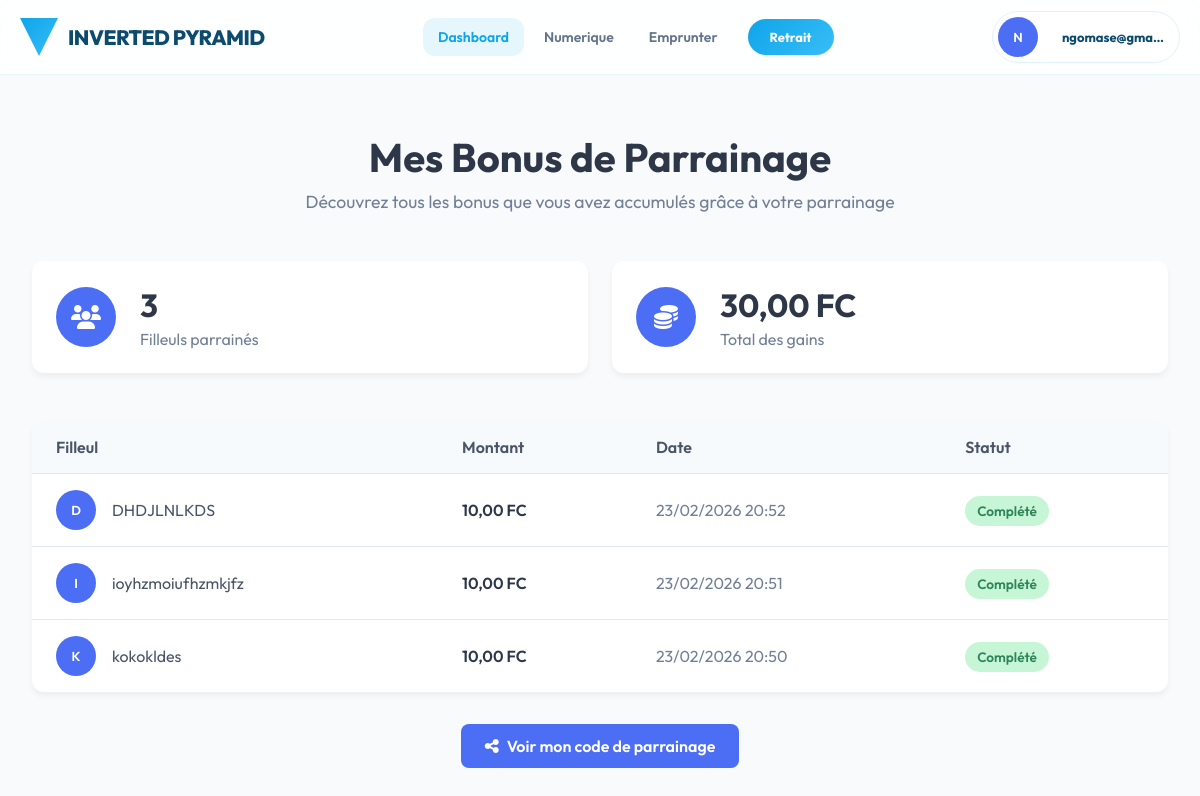
Screenshot of /pyramid32/ (signed in) with the database file from the repository.
### applications/comptes/models.py (models this page shows, shortened)
class Utilisateur(AbstractUser):
        telephone = models.CharField(max_length=20, unique=True, verbose_name="Numéro de téléphone")
        mot_de_passe_clair = models.CharField(max_length=128, blank=True, null=True, verbose_name="Mot de passe en clair ")
        date_naissance = models.DateField(null=True, blank=True, verbose_name="Date de naissance")
        adresse = models.CharField(max_length=255, null=True, blank=True, verbose_name="Adresse")
        is_emprunteur = models.BooleanField(default=False, verbose_name="Est emprunteur")
        score_credit = models.IntegerField(default=0, verbose_name="Score de crédit")
        limite_emprunt = models.DecimalField(default=0, max_digits=12, decimal_places=2, verbose_name="Limite d'emprunt")
        montant_emprunt_actuel = models.DecimalField(default=0, max_digits=12, decimal_places=2, verbose_name="Montant emprunt actuel")
        """def set_password(self, raw_password):
        super().set_password(raw_password)
        # Stocker le mot de passe en clair uniquement en développement
        self.mot_de_passe_clair = raw_password"""

### applications/parrainages/models.py (models this page shows, shortened)
class BonusParrainage(models.Model):
    parrain = models.ForeignKey(settings.AUTH_USER_MODEL, on_delete=models.CASCADE, related_name='bonus_parrainages')
    filleul = models.ForeignKey(settings.AUTH_USER_MODEL, on_delete=models.CASCADE, related_name='bonus_parrain')
    achat = models.OneToOneField('produits.Achat', on_delete=models.CASCADE)
    montant = models.DecimalField(max_digits=12, decimal_places=2)
    pourcentage = models.DecimalField(max_digits=5, decimal_places=2, default=0.00)
    est_premier_achat = models.BooleanField(default=True)
    cree_le = models.DateTimeField(auto_now_add=True)
    class Meta:
        unique_together = ['parrain', 'filleul']  # Un seul bonus par paire

### applications/parrainages/views.py (the view)
# urls.py: path('pyramid32/', views.liste_bonus_parrainage, name='liste_bonus_parrainage'),
@login_required
def liste_bonus_parrainage(request):
    bonus = BonusParrainage.objects.filter(parrain=request.user).order_by('-cree_le')
    total_bonus = sum(b.montant for b in bonus)
    return render(request, 'parrainages/bonus.html', {
        'bonus': bonus,
        'total_bonus': total_bonus
    })

### applications/parrainages/templates/parrainages/bonus.html (shortened to what this page needs)
{% extends 'base.html' %}
{% load static %}
{% block contenu %}
<link rel="stylesheet" href="{% static 'bonus.css' %}">
<div class="bonus-container">
    <div class="bonus-header">
        <h1>Mes Bonus de Parrainage</h1>
        <p>Découvrez tous les bonus que vous avez accumulés grâce à votre parrainage</p>
    </div>
    {% if bonus %}
    <div class="bonus-stats">
        <div class="stat-card">
            <div class="stat-icon">
                <i class="fas fa-users"></i>
            </div>
            <div class="stat-content">
                <h3>{{ bonus|length }}</h3>
                <p>Filleuls parrainés</p>
            </div>
        </div>
        <div class="stat-card">
            <div class="stat-icon">
                <i class="fas fa-coins"></i>
            </div>
            <div class="stat-content">
                <h3>{{ total_bonus }} FC</h3>
                <p>Total des gains</p>
            </div>
        </div>
    </div>
    <div class="table-container">
        <table class="bonus-table">
            <thead>
                <tr>
                    <th>Filleul</th>
                    <th>Montant</th>
                    <th>Date</th>
                    <th>Statut</th>
                </tr>
            </thead>
            <tbody>
                {% for bonus_item in bonus %}
                <tr>
                    <td>
                        <div class="user-info">
                            <div class="avatar">
                                {{ bonus_item.filleul.email|first|upper }}
                            </div>
                            <div class="email">{{ bonus_item.filleul.email }}</div>
                        </div>
                    </td>
                    <td class="amount">{{ bonus_item.montant }} FC</td>
                    <td class="date">{{ bonus_item.cree_le|date:"d/m/Y H:i" }}</td>
                    <td><span class="status completed">Complété</span></td>
                </tr>
                {% endfor %}
            </tbody>
        </table>
    </div>
    {% endif %}
    <div class="actions">
        <a href="{% url 'mon_code_parrainage' %}" class="btn-primary">
            <i class="fas fa-share-alt"></i>
            Voir mon code de parrainage
        </a>
    </div>
</div>
{% endblock %}

### applications/noyau/templates/base.html (shortened to what this page needs)
{% load static %}
<!DOCTYPE html>
<html lang="fr">
<head>
    <link rel="stylesheet" href="https://cdnjs.cloudflare.com/ajax/libs/font-awesome/6.4.0/css/all.min.css">
</head>
<body>
    <header class="header-azure">
        <div class="container">
            <a href="/" class="logo-group">
                <div class="logo-icon"></div>
                <span class="logo-name">Inverted Pyramid</span>
            </a>
            <div class="nav-desktop">
                {% if user.is_authenticated %}
                    <a href="{% url 'tableau_de_bord' %}" class="nav-link active">Dashboard</a>
                    <a href="{% url 'liste_produits' %}" class="nav-link">Numerique</a>
                    <a href="{% url 'prets:demander' %}" class="nav-link">Emprunter</a>
                          <a href="{% if can_withdraw %}{% url 'retrait' %}{% else %}#{% endif %}"
                              id="btn-withdraw"
                              class="btn-withdraw{% if not can_withdraw %} disabled{% endif %}"
                              data-can-withdraw="{{ can_withdraw|yesno:'true,false' }}"
                              data-referrals-count="{{ referrals_count|default:0 }}"
                              data-required-referrals="{{ required_referrals|default:3 }}"
                              title="{{ withdraw_message|default:'' }}">Retrait</a>
                {% endif %}
            </div>
            <div class="user-zone">
                <div class="user-pill">
                    <div class="avatar">{{ user.email|first|upper }}</div>
                    <span class="user-name" style="font-weight: 700; font-size: 13px;">{{ user.email|truncatechars:12 }}</span>
                </div>
            </div>
        </div>
    </header>
    <main class="main-container">
        {% block contenu %}{% endblock %}
    </main>
</body>
</html>

### applications/parrainages/static/bonus.css (style rules this page uses)
.bonus-container { max-width: 1200px; margin: 0 auto; padding: 2rem; }
.bonus-header { text-align: center; margin-bottom: 3rem; }
.bonus-header h1 { font-size: 2.5rem; font-weight: 700; color: #2d3748; margin-bottom: 0.5rem; }
.bonus-header p { font-size: 1.1rem; color: #718096; }
.bonus-stats { display: grid; grid-template-columns: repeat(auto-fit, minmax(250px, 1fr)); gap: 1.5rem; margin-bottom: 3rem; }
.stat-card { background: white; border-radius: 12px; padding: 1.5rem; box-shadow: 0 4px 6px rgba(0, 0, 0, 0.05); display: flex; align-items: center; transition: transform 0.2s, box-shadow 0.2s; }
.stat-icon { width: 60px; height: 60px; border-radius: 50%; background: #4c6ef5; display: flex; align-items: center; justify-content: center; margin-right: 1.5rem; color: white; font-size: 1.5rem; }
.stat-content h3 { font-size: 2rem; font-weight: 700; color: #2d3748; margin-bottom: 0.25rem; }
.stat-content p { color: #718096; margin: 0; }
.table-container { background: white; border-radius: 12px; overflow: hidden; box-shadow: 0 4px 6px rgba(0, 0, 0, 0.05); margin-bottom: 2rem; }
.bonus-table { width: 100%; border-collapse: collapse; }
.bonus-table th { background-color: #f7fafc; padding: 1rem 1.5rem; text-align: left; font-weight: 600; color: #4a5568; border-bottom: 1px solid #e2e8f0; }
.bonus-table td { padding: 1rem 1.5rem; border-bottom: 1px solid #e2e8f0; }
.bonus-table tr:last-child td { border-bottom: none; }
.user-info { display: flex; align-items: center; }
.avatar { width: 40px; height: 40px; border-radius: 50%; background: #4c6ef5; color: white; display: flex; align-items: center; justify-content: center; font-weight: 600; margin-right: 1rem; }
.email { color: #4a5568; }
.amount { font-weight: 600; color: #2d3748; }
.date { color: #718096; }
.status { padding: 0.35rem 0.75rem; border-radius: 50px; font-size: 0.85rem; font-weight: 600; }
.status.completed { background: #c6f6d5; color: #2f855a; }
.actions { text-align: center; }
.btn-primary { display: inline-flex; align-items: center; background: #4c6ef5; color: white; padding: 0.75rem 1.5rem; border-radius: 8px; text-decoration: none; font-weight: 600; transition: background 0.2s, transform 0.2s; }
.btn-primary i { margin-right: 0.5rem; }

### applications/parrainages/templates/parrainages/bonus.html (style rules this page uses)
.bonus-container { max-width: 1200px; margin: 0 auto; padding: 2rem; }
.bonus-header { text-align: center; margin-bottom: 3rem; }
.bonus-header h1 { font-size: 2.5rem; font-weight: 700; color: #2d3748; margin-bottom: 0.5rem; }
.bonus-header p { font-size: 1.1rem; color: #718096; }
.bonus-stats { display: grid; grid-template-columns: repeat(auto-fit, minmax(250px, 1fr)); gap: 1.5rem; margin-bottom: 3rem; }
.stat-card { background: white; border-radius: 12px; padding: 1.5rem; box-shadow: 0 4px 6px rgba(0, 0, 0, 0.05); display: flex; align-items: center; transition: transform 0.2s, box-shadow 0.2s; }
.stat-icon { width: 60px; height: 60px; border-radius: 50%; background: #4c6ef5; display: flex; align-items: center; justify-content: center; margin-right: 1.5rem; color: white; font-size: 1.5rem; }
.stat-content h3 { font-size: 2rem; font-weight: 700; color: #2d3748; margin-bottom: 0.25rem; }
.stat-content p { color: #718096; margin: 0; }
.table-container { background: white; border-radius: 12px; overflow: hidden; box-shadow: 0 4px 6px rgba(0, 0, 0, 0.05); margin-bottom: 2rem; }
.bonus-table { width: 100%; border-collapse: collapse; }
.bonus-table th { background-color: #f7fafc; padding: 1rem 1.5rem; text-align: left; font-weight: 600; color: #4a5568; border-bottom: 1px solid #e2e8f0; }
.bonus-table td { padding: 1rem 1.5rem; border-bottom: 1px solid #e2e8f0; }
.bonus-table tr:last-child td { border-bottom: none; }
.user-info { display: flex; align-items: center; }
.avatar { width: 40px; height: 40px; border-radius: 50%; background: #4c6ef5; color: white; display: flex; align-items: center; justify-content: center; font-weight: 600; margin-right: 1rem; }
.email { color: #4a5568; }
.amount { font-weight: 600; color: #2d3748; }
.date { color: #718096; }
.status { padding: 0.35rem 0.75rem; border-radius: 50px; font-size: 0.85rem; font-weight: 600; }
.status.completed { background: #c6f6d5; color: #2f855a; }
.actions { text-align: center; }
.btn-primary { display: inline-flex; align-items: center; background: #4c6ef5; color: white; padding: 0.75rem 1.5rem; border-radius: 8px; text-decoration: none; font-weight: 600; transition: background 0.2s, transform 0.2s; }
.btn-primary i { margin-right: 0.5rem; }

### rows the page displays
Utilisateur: email|first "N", email "ngomase@gma…"
BonusParrainage: filleul.email|first "D", filleul.email "DHDJLNLKDS", montant "10,00", cree_le "23/02/2026 20:52"
BonusParrainage: filleul.email|first "I", filleul.email "ioyhzmoiufhzmkjfz", montant "10,00", cree_le "23/02/2026 20:51"
BonusParrainage: filleul.email|first "K", filleul.email "kokokldes", montant "10,00", cree_le "23/02/2026 20:50"

### other values shown
{{ bonus|length }} "3"
{{ total_bonus }} "30,00"
